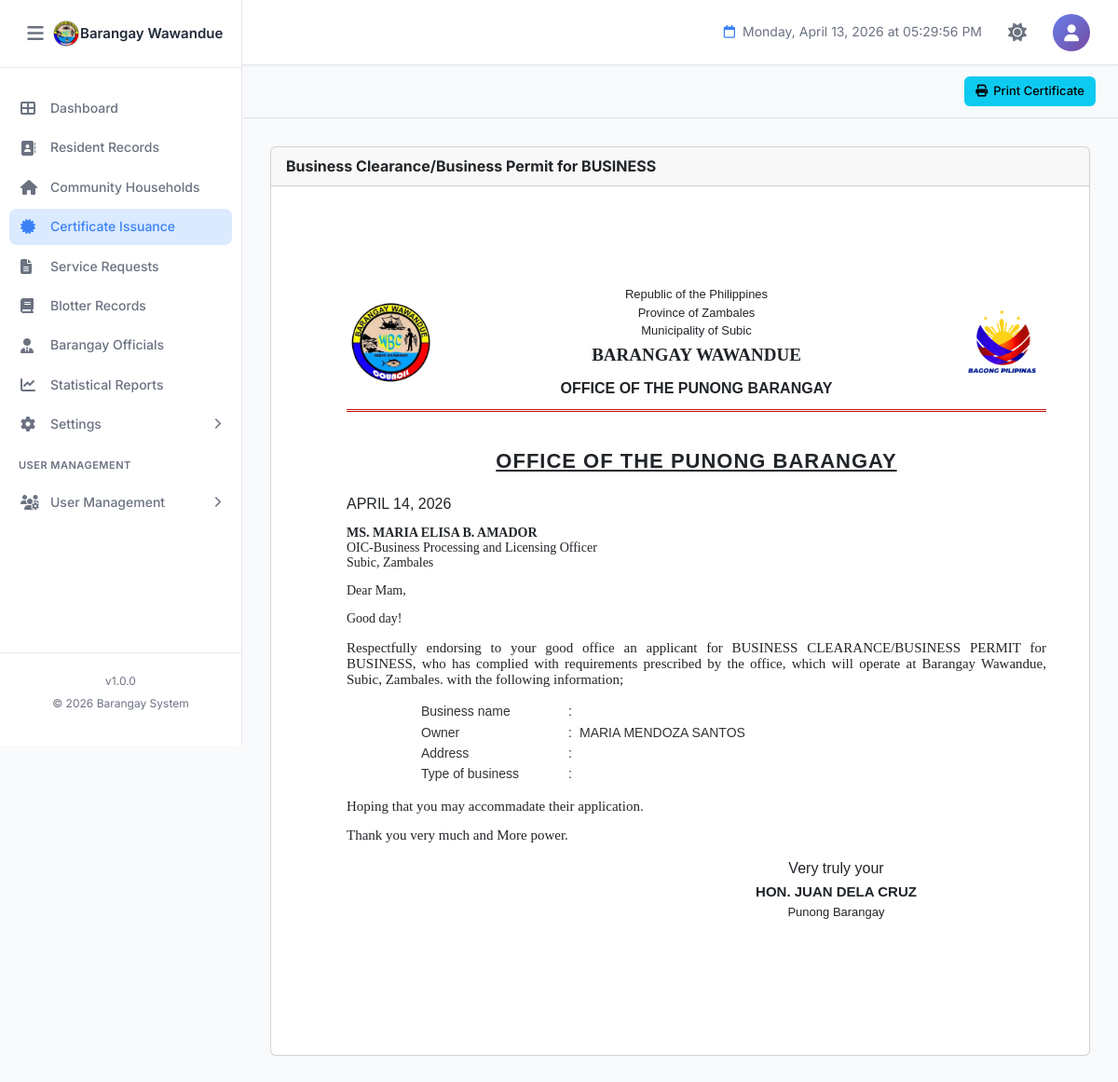
/certifications/certificate-businesspermit.php?resident_id=13 (signed in), run on the app's committed database.
### tables this page shows
CREATE TABLE `barangay_info` (
  `id` int(11) NOT NULL,
  `province_name` varchar(100) NOT NULL DEFAULT 'Province Name',
  `town_name` varchar(100) NOT NULL DEFAULT 'Town/City Name',
  `barangay_name` varchar(100) NOT NULL DEFAULT 'Barangay Name',
  `contact_number` varchar(20) DEFAULT NULL,
  `dashboard_text` text DEFAULT NULL,
  `municipal_logo` varchar(255) DEFAULT NULL COMMENT 'Path to municipal/city logo',
  `barangay_logo` varchar(255) DEFAULT NULL COMMENT 'Path to barangay logo',
  `official_emblem` varchar(255) DEFAULT NULL COMMENT 'Path to official emblem',
  `dashboard_image` varchar(255) DEFAULT NULL COMMENT 'Path to dashboard background image',
  `created_at` timestamp NOT NULL DEFAULT current_timestamp(),
  `updated_at` timestamp NOT NULL DEFAULT current_timestamp() ON UPDATE current_timestamp(),
  `updated_by` int(11) DEFAULT NULL COMMENT 'User ID who last updated',
  PRIMARY KEY (`id`),
  KEY `fk_barangay_info_user` (`updated_by`)
);

CREATE TABLE `residents` (
  `id` int(11) NOT NULL AUTO_INCREMENT,
  `resident_id` varchar(20) DEFAULT NULL COMMENT 'Auto-generated resident ID (Format: W-XXXXX)',
  `photo` varchar(255) DEFAULT NULL COMMENT 'Path to resident photo',
  `first_name` varchar(100) NOT NULL,
  `middle_name` varchar(100) DEFAULT NULL,
  `last_name` varchar(100) NOT NULL,
  `suffix` varchar(20) DEFAULT NULL COMMENT 'Jr., Sr., III, etc.',
  `sex` enum('Male','Female','Other') NOT NULL,
  `date_of_birth` date NOT NULL,
  `age` int(3) DEFAULT NULL COMMENT 'Calculated from date_of_birth',
  `place_of_birth` varchar(255) DEFAULT NULL,
  `religion` varchar(100) DEFAULT NULL,
  `ethnicity` enum('IPS','Non-IPS','') DEFAULT NULL COMMENT 'Indigenous People Status',
  `mobile_number` varchar(20) NOT NULL,
  `email` varchar(100) DEFAULT NULL,
  `house_no` varchar(50) DEFAULT NULL,
  `current_address` text NOT NULL,
  `purok` varchar(100) DEFAULT NULL,
  `street_name` varchar(255) DEFAULT NULL,
  `household_no` varchar(50) DEFAULT NULL,
  `household_contact` varchar(20) DEFAULT NULL,
  `civil_status` enum('Single','Married','Widowed','Separated','Divorced') NOT NULL,
  `spouse_name` varchar(255) DEFAULT NULL,
  `father_name` varchar(255) DEFAULT NULL,
  `father_resident_id` int(11) DEFAULT NULL,
  `mother_name` varchar(255) DEFAULT NULL,
  `mother_resident_id` int(11) DEFAULT NULL,
  `number_of_children` int(2) DEFAULT 0,
  `household_head` varchar(255) DEFAULT NULL,
  `educational_attainment` varchar(100) DEFAULT NULL,
  `employment_status` varchar(50) DEFAULT NULL,
  `occupation` varchar(100) DEFAULT NULL,
  `monthly_income` varchar(50) DEFAULT NULL,
  `fourps_member` enum('Yes','No') DEFAULT 'No' COMMENT '4Ps Beneficiary',
  `fourps_id` varchar(50) DEFAULT NULL COMMENT '4Ps ID Number',
  `voter_status` enum('Yes','No','') DEFAULT NULL,
  `precinct_number` varchar(50) DEFAULT NULL,
  `pwd_status` enum('Yes','No') DEFAULT 'No' COMMENT 'Person with Disability',
  `pwd_type` varchar(255) DEFAULT NULL,
  `pwd_id_number` varchar(100) DEFAULT NULL,
  `senior_citizen` enum('Yes','No') DEFAULT 'No',
  `indigent` enum('Yes','No') DEFAULT 'No',
  `philhealth_id` varchar(50) DEFAULT NULL,
  `membership_type` enum('Member','Dependent','None','') DEFAULT NULL,
  `philhealth_category` varchar(100) DEFAULT NULL,
  `age_health_group` varchar(100) DEFAULT NULL,
  `medical_history` text DEFAULT NULL,
  `lmp_date` date DEFAULT NULL COMMENT 'Last Menstrual Period',
  `using_fp_method` enum('Yes','No','') DEFAULT NULL COMMENT 'Family Planning Method',
  `fp_methods_used` varchar(100) DEFAULT NULL COMMENT 'Family Planning Methods',
  `fp_status` varchar(50) DEFAULT NULL COMMENT 'Family Planning Status',
  `water_source_type` varchar(100) DEFAULT NULL,
  `toilet_facility_type` varchar(100) DEFAULT NULL,
  `remarks` text DEFAULT NULL,
  `verification_status` enum('Pending','Verified','Rejected') DEFAULT 'Pending' COMMENT 'Resident verification status',
  `verified_by` int(11) DEFAULT NULL COMMENT 'User ID who verified',
  `verified_at` datetime DEFAULT NULL COMMENT 'Verification timestamp',
  `rejection_reason` text DEFAULT NULL COMMENT 'Reason if rejected',
  `activity_status` enum('Alive','Deceased') DEFAULT 'Alive' COMMENT 'Resident activity status',
  `status_changed_at` datetime DEFAULT NULL COMMENT 'When status was last changed',
  `status_changed_by` int(11) DEFAULT NULL COMMENT 'User ID who changed status',
  `status_remarks` text DEFAULT NULL COMMENT 'Remarks about status change',
  `created_at` timestamp NOT NULL DEFAULT current_timestamp(),
  `updated_at` timestamp NOT NULL DEFAULT current_timestamp() ON UPDATE current_timestamp(),
  `created_by` int(11) DEFAULT NULL COMMENT 'User ID who created the record',
  `updated_by` int(11) DEFAULT NULL COMMENT 'User ID who last updated',
  `guardian_name` varchar(255) DEFAULT NULL,
  `guardian_relationship` varchar(100) DEFAULT NULL,
  `guardian_contact` varchar(20) DEFAULT NULL,
  PRIMARY KEY (`id`),
  UNIQUE KEY `resident_id` (`resident_id`),
  KEY `idx_last_name` (`last_name`),
  KEY `idx_first_name` (`first_name`),
  KEY `idx_verification_status` (`verification_status`),
  KEY `idx_household_no` (`household_no`),
  KEY `idx_created_at` (`created_at`)
);

### certifications/certificate-businesspermit.php (the view, shortened to what the rows shown need)
<?php
require_once '../config.php';
try {
    $pdo = new PDO(
        "mysql:host=" . DB_HOST . ";dbname=" . DB_NAME . ";charset=utf8mb4",
        DB_USER,
        DB_PASS,
        [
            PDO::ATTR_ERRMODE            => PDO::ERRMODE_EXCEPTION,
            PDO::ATTR_DEFAULT_FETCH_MODE => PDO::FETCH_ASSOC,
            PDO::ATTR_EMULATE_PREPARES   => false
        ]
    );
} catch (PDOException $e) {
    die("Database connection failed: " . $e->getMessage());
}
$resident_id = isset($_GET['resident_id']) ? intval($_GET['resident_id']) : 0;
$resident = null;
try {
    $stmt = $pdo->prepare("
        SELECT id, first_name, middle_name, last_name, suffix, civil_status,
               date_of_birth,
               TIMESTAMPDIFF(YEAR, date_of_birth, CURDATE()) AS age
        FROM residents
        WHERE id = ?
        LIMIT 1
    ");
    $stmt->execute([$resident_id]);
    $row = $stmt->fetch();
    if ($row) {
        $resident = [
            'firstname'  => $row['first_name'],
            'middlename' => $row['middle_name'],
            'lastname'   => $row['last_name'],
            'suffix'     => $row['suffix'],
            'civil_status' => $row['civil_status'],
            'birthdate'  => $row['date_of_birth'],
            'age'        => $row['age'],
        ];
    }
} catch (PDOException $e) {
    error_log("Error fetching resident: " . $e->getMessage());
}
$province  = 'Province';
$town      = 'Municipality';
$brgy      = 'Barangay';
try {
    $biStmt = $pdo->query("SELECT * FROM barangay_info WHERE id = 1 LIMIT 1");
    $bi = $biStmt->fetch();
    if ($bi) {
        $province  = $bi['province_name']  ?? 'Province';
        $town      = $bi['town_name']      ?? 'Municipality';
        $brgy      = $bi['barangay_name']  ?? 'Barangay';
    }
} catch (PDOException $e) {
    error_log("Error fetching barangay info: " . $e->getMessage());
}
$residentFullName = ucwords(trim(
    $resident['firstname'] . ' ' .
    ($resident['middlename'] ? $resident['middlename'] . ' ' : '') .
    $resident['lastname'] .
    ($resident['suffix'] ? ' ' . $resident['suffix'] : '')
));
?>
<!DOCTYPE html>
<html lang="en">
<head>
    <link rel="stylesheet" href="../assets/bootstrap/css/bootstrap.min.css">
    <link rel="stylesheet" href="https://cdnjs.cloudflare.com/ajax/libs/font-awesome/6.4.0/css/all.min.css">
    <link rel="stylesheet" href="../assets/css/style.css">
</head>
<body>
    <?php include '../components/sidebar.php'; ?>
    <main class="main-content">
        <div class="dashboard-content">
            <div class="card">
                <div class="card-body" id="printThis">
                    <div class="cert-page">
                        <div class="cert-header">
                            <div class="header-center">
                                <p>Republic of the Philippines</p>
                                <p>Province of <?= ucwords($province) ?></p>
                                <p>Municipality of <?= ucwords($town) ?></p>
                                <p class="brgy-name"><?= strtoupper($brgy) ?></p>
                                <p class="office-name">OFFICE OF THE PUNONG BARANGAY</p>
                            </div>
                        </div>
                        <h2 class="cert-title">OFFICE OF THE PUNONG BARANGAY</h2>
                        <div class="cert-content-area">
                            <div class="cert-body">
                                <div class="cert-body-content">
                                    <p style="margin-top: 10px; font-size:14px;">
                                        <strong>MS. MARIA ELISA B. AMADOR</strong><br>
                                        <span>OIC-Business Processing and Licensing Officer</span><br>
                                        <span><?= ucwords($town) ?></span>, <span><?= ucwords($province) ?></span>
                                    </p>
                                    <p>
                                        Respectfully endorsing to your good office an applicant for BUSINESS CLEARANCE/BUSINESS PERMIT for
                                        BUSINESS, who has complied with requirements prescribed by the office, which will operate at
                                        <span><?= ucwords($brgy) ?></span>,
                                        <span><?= ucwords($town) ?></span>,
                                        <span><?= ucwords($province) ?>.</span>
                                        with the following information;
                                    </p>
                                <table class="business-info-table">
                                    <tr>
                                        <td class="value"><span><?= strtoupper($residentFullName) ?></span></td>
                                    </tr>
                                </table>
                                    </div>
                                </div>
                            </div>
                        </div>
                    </div>
                </div>
            </div>
    </main>
</body>
</html>

### components/sidebar.php (shortened to what the rows shown need)
<?php
$sidebar_brgy_name = 'BIS';
$sidebar_brgy_logo = 'assets/images/logo.png';
if (isset($conn)) {
    $s_stmt = $conn->prepare("SELECT barangay_name, barangay_logo FROM barangay_info WHERE id = 1 LIMIT 1");
    if ($s_stmt) {
        $s_stmt->execute();
        $s_result = $s_stmt->get_result();
        if ($s_result->num_rows > 0) {
            $s_row = $s_result->fetch_assoc();
            if (!empty($s_row['barangay_name'])) $sidebar_brgy_name = $s_row['barangay_name'];
            if (!empty($s_row['barangay_logo']))  $sidebar_brgy_logo = $s_row['barangay_logo'];
        }
    }
}
if (!file_exists($sidebar_brgy_logo) && file_exists('../' . $sidebar_brgy_logo)) {
    $sidebar_brgy_logo = '../' . $sidebar_brgy_logo;
}
?>
<aside class="sidebar" id="sidebar">
    <div class="sidebar-header">
        <div class="sidebar-brand" style="display:flex;align-items:center;overflow:hidden;">
            <img src="<?php echo htmlspecialchars($sidebar_brgy_logo); ?>" alt="Logo"
                 style="width:30px;height:30px;object-fit:contain;">
            <h2 class="sidebar-title" style="font-size:15px;margin:0;white-space:nowrap;">
                <?php echo htmlspecialchars($sidebar_brgy_name); ?>
            </h2>
        </div>
    </div>
</aside>

### data on the page
barangay_info: barangay_name "Barangay Wawandue", province_name "Zambales", town_name "Subic", barangay_name "BARANGAY WAWANDUE"
residents: residentFullName "MARIA MENDOZA SANTOS"

### other printed values
SITE_VERSION "1.0.0"
SITE_YEAR "2026"
$monthName "APRIL"
$day "14"
$yearNum "2026"
$captain['name'] "JUAN DELA CRUZ"
